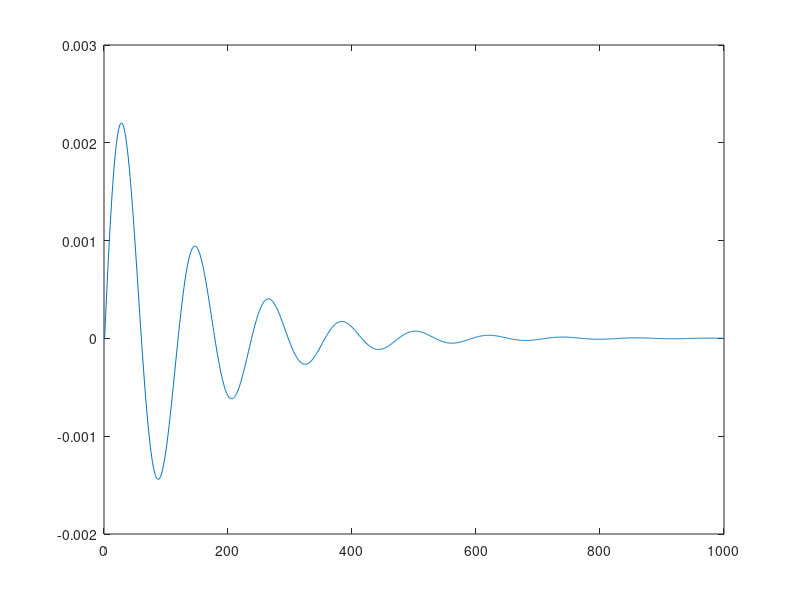

Source code (MATLAB):
function impulssvar()
c=100;
k=2000;
m=70;

t = linspace(0,10,1000);
y=(1./(sqrt((4.*m.*k-c.*c)./4)).*exp(-c/(2.*m).*t).*sin(sqrt((4.*m.*k-c.*c)./(4.*m.^2)).*t));

figure
plot(y)

end